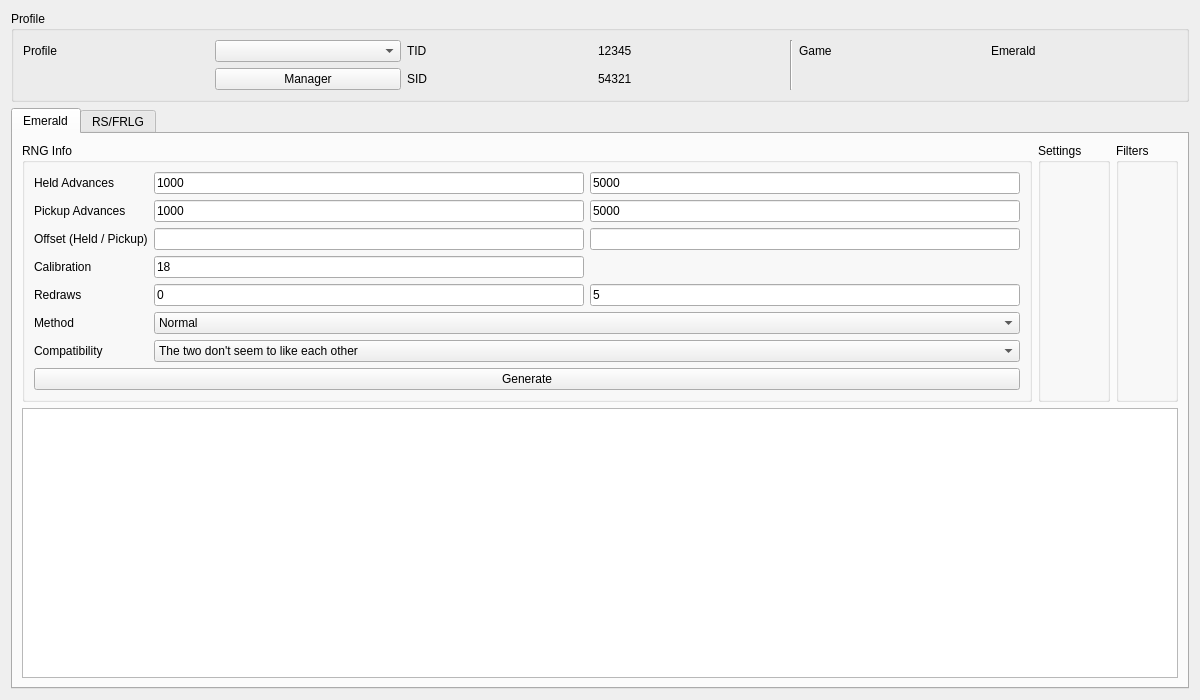
<?xml version="1.0" encoding="UTF-8"?>
<ui version="4.0">
 <class>Eggs3</class>
 <widget class="QWidget" name="Eggs3">
  <property name="geometry">
   <rect>
    <x>0</x>
    <y>0</y>
    <width>1200</width>
    <height>700</height>
   </rect>
  </property>
  <property name="windowTitle">
   <string>Gen 3 Eggs</string>
  </property>
  <layout class="QGridLayout" name="gridLayout">
   <item row="0" column="0">
    <widget class="QGroupBox" name="groupBoxProfile">
     <property name="title">
      <string>Profile</string>
     </property>
     <layout class="QGridLayout" name="gridLayout_13">
      <item row="0" column="0">
       <widget class="QLabel" name="labelProfile">
        <property name="text">
         <string>Profile</string>
        </property>
       </widget>
      </item>
      <item row="0" column="1">
       <widget class="QComboBox" name="comboBoxProfiles"/>
      </item>
      <item row="1" column="1">
       <widget class="QPushButton" name="pushButtonProfileManager">
        <property name="text">
         <string>Manager</string>
        </property>
       </widget>
      </item>
      <item row="0" column="2">
       <widget class="QLabel" name="labelProfileTID">
        <property name="text">
         <string>TID</string>
        </property>
       </widget>
      </item>
      <item row="0" column="3">
       <widget class="QLabel" name="labelProfileTIDValue">
        <property name="text">
         <string notr="true">12345</string>
        </property>
       </widget>
      </item>
      <item row="1" column="2">
       <widget class="QLabel" name="labelProfileSID">
        <property name="text">
         <string>SID</string>
        </property>
       </widget>
      </item>
      <item row="1" column="3">
       <widget class="QLabel" name="labelProfileSIDValue">
        <property name="text">
         <string notr="true">54321</string>
        </property>
       </widget>
      </item>
      <item row="0" column="4" rowspan="2">
       <widget class="Line" name="line">
        <property name="orientation">
         <enum>Qt::Vertical</enum>
        </property>
       </widget>
      </item>
      <item row="0" column="5">
       <widget class="QLabel" name="labelProfileGame">
        <property name="text">
         <string>Game</string>
        </property>
       </widget>
      </item>
      <item row="0" column="6">
       <widget class="QLabel" name="labelProfileGameValue">
        <property name="text">
         <string>Emerald</string>
        </property>
       </widget>
      </item>
     </layout>
    </widget>
   </item>
   <item row="1" column="0">
    <widget class="QTabWidget" name="tabEggSelection">
     <widget class="QWidget" name="tabEmerald">
      <attribute name="title">
       <string>Emerald</string>
      </attribute>
      <layout class="QGridLayout" name="gridLayout_17">
       <item row="0" column="0">
        <widget class="QGroupBox" name="groupBoxEmeraldRNGInfo">
         <property name="title">
          <string>RNG Info</string>
         </property>
         <layout class="QGridLayout" name="gridLayout_2">
          <item row="0" column="0">
           <widget class="QLabel" name="labelEmeraldAdvanceHeld">
            <property name="text">
             <string>Held Advances</string>
            </property>
           </widget>
          </item>
          <item row="0" column="1">
           <widget class="TextBox" name="textBoxEmeraldInitialAdvancesHeld">
            <property name="text">
             <string notr="true">1000</string>
            </property>
           </widget>
          </item>
          <item row="0" column="2">
           <widget class="TextBox" name="textBoxEmeraldMaxAdvancesHeld">
            <property name="text">
             <string notr="true">5000</string>
            </property>
           </widget>
          </item>
          <item row="1" column="0">
           <widget class="QLabel" name="labelEmeraldPickupAdvance">
            <property name="text">
             <string>Pickup Advances</string>
            </property>
           </widget>
          </item>
          <item row="1" column="1">
           <widget class="TextBox" name="textBoxEmeraldInitialAdvancesPickup">
            <property name="text">
             <string notr="true">1000</string>
            </property>
           </widget>
          </item>
          <item row="1" column="2">
           <widget class="TextBox" name="textBoxEmeraldMaxAdvancesPickup">
            <property name="text">
             <string notr="true">5000</string>
            </property>
           </widget>
          </item>
          <item row="2" column="0">
           <widget class="QLabel" name="labelEmeraldOffset">
            <property name="text">
             <string>Offset (Held / Pickup)</string>
            </property>
           </widget>
          </item>
          <item row="2" column="1">
           <widget class="TextBox" name="textBoxEmeraldOffsetHeld"/>
          </item>
          <item row="2" column="2">
           <widget class="TextBox" name="textBoxEmeraldOffsetPickup"/>
          </item>
          <item row="3" column="0">
           <widget class="QLabel" name="labelEmeraldCalibration">
            <property name="text">
             <string>Calibration</string>
            </property>
           </widget>
          </item>
          <item row="3" column="1">
           <widget class="TextBox" name="textBoxEmeraldCalibration">
            <property name="text">
             <string notr="true">18</string>
            </property>
           </widget>
          </item>
          <item row="4" column="0">
           <widget class="QLabel" name="labelEmeraldRedraws">
            <property name="text">
             <string>Redraws</string>
            </property>
           </widget>
          </item>
          <item row="4" column="1">
           <widget class="TextBox" name="textBoxEmeraldMinRedraws">
            <property name="text">
             <string notr="true">0</string>
            </property>
           </widget>
          </item>
          <item row="4" column="2">
           <widget class="TextBox" name="textBoxEmeraldMaxRedraws">
            <property name="text">
             <string notr="true">5</string>
            </property>
           </widget>
          </item>
          <item row="5" column="0">
           <widget class="QLabel" name="labelEmeraldMethod">
            <property name="text">
             <string>Method</string>
            </property>
           </widget>
          </item>
          <item row="5" column="1" colspan="2">
           <widget class="ComboBox" name="comboBoxEmeraldMethod">
            <item>
             <property name="text">
              <string>Normal</string>
             </property>
            </item>
            <item>
             <property name="text">
              <string>Split</string>
             </property>
            </item>
            <item>
             <property name="text">
              <string>Alternate</string>
             </property>
            </item>
           </widget>
          </item>
          <item row="6" column="0">
           <widget class="QLabel" name="labelEmeraldCompatibility">
            <property name="text">
             <string>Compatibility</string>
            </property>
           </widget>
          </item>
          <item row="6" column="1" colspan="2">
           <widget class="ComboBox" name="comboBoxEmeraldCompatibility">
            <item>
             <property name="text">
              <string>The two don't seem to like each other</string>
             </property>
            </item>
            <item>
             <property name="text">
              <string>The two seem to get along</string>
             </property>
            </item>
            <item>
             <property name="text">
              <string>The two seem to get along very well</string>
             </property>
            </item>
           </widget>
          </item>
          <item row="7" column="0" colspan="3">
           <widget class="QPushButton" name="pushButtonEmeraldGenerate">
            <property name="text">
             <string>Generate</string>
            </property>
           </widget>
          </item>
         </layout>
        </widget>
       </item>
       <item row="0" column="1">
        <widget class="QGroupBox" name="groupBoxEmeraldSettings">
         <property name="title">
          <string>Settings</string>
         </property>
         <layout class="QGridLayout" name="gridLayout_5">
          <item row="0" column="0">
           <widget class="EggSettings" name="eggSettingsEmerald" native="true"/>
          </item>
         </layout>
        </widget>
       </item>
       <item row="0" column="2">
        <widget class="QGroupBox" name="groupBoxEmeraldFilters">
         <property name="title">
          <string>Filters</string>
         </property>
         <layout class="QGridLayout" name="gridLayout_4">
          <item row="0" column="0">
           <widget class="Filter" name="filterEmerald" native="true"/>
          </item>
         </layout>
        </widget>
       </item>
       <item row="1" column="0" colspan="3">
        <widget class="TableView" name="tableViewEmerald"/>
       </item>
      </layout>
     </widget>
     <widget class="QWidget" name="tabRSFRLG">
      <attribute name="title">
       <string>RS/FRLG</string>
      </attribute>
      <layout class="QGridLayout" name="gridLayout_15">
       <item row="0" column="0">
        <widget class="QGroupBox" name="groupBoxRSFRLGRNGInfo">
         <property name="title">
          <string>RNG Info</string>
         </property>
         <layout class="QGridLayout" name="gridLayout_6">
          <item row="0" column="0">
           <widget class="QLabel" name="labelRSFRLGSeed">
            <property name="text">
             <string>Seed (Held / Pickup)</string>
            </property>
           </widget>
          </item>
          <item row="0" column="1">
           <widget class="TextBox" name="textBoxRSFRLGSeedHeld">
            <property name="text">
             <string notr="true"/>
            </property>
           </widget>
          </item>
          <item row="0" column="2">
           <widget class="TextBox" name="textBoxRSFRLGSeedPickup">
            <property name="text">
             <string notr="true"/>
            </property>
           </widget>
          </item>
          <item row="1" column="0">
           <widget class="QLabel" name="labelRSFRLGAdvanceHeld">
            <property name="text">
             <string>Held Advances</string>
            </property>
           </widget>
          </item>
          <item row="1" column="1">
           <widget class="TextBox" name="textBoxRSFRLGInitialAdvancesHeld">
            <property name="text">
             <string notr="true">1000</string>
            </property>
           </widget>
          </item>
          <item row="1" column="2">
           <widget class="TextBox" name="textBoxRSFRLGMaxAdvancesHeld">
            <property name="text">
             <string notr="true">5000</string>
            </property>
           </widget>
          </item>
          <item row="2" column="0">
           <widget class="QLabel" name="labelRSFRLGPickupAdvance">
            <property name="text">
             <string>Pickup Advances</string>
            </property>
           </widget>
          </item>
          <item row="2" column="1">
           <widget class="TextBox" name="textBoxRSFRLGInitialAdvancesPickup">
            <property name="text">
             <string notr="true">1000</string>
            </property>
           </widget>
          </item>
          <item row="2" column="2">
           <widget class="TextBox" name="textBoxRSFRLGMaxAdvancesPickup">
            <property name="text">
             <string notr="true">5000</string>
            </property>
           </widget>
          </item>
          <item row="3" column="0">
           <widget class="QLabel" name="labelRSFRLGOffset">
            <property name="text">
             <string>Offset (Held / Pickup)</string>
            </property>
           </widget>
          </item>
          <item row="3" column="1">
           <widget class="TextBox" name="textBoxRSFRLGOffsetHeld"/>
          </item>
          <item row="3" column="2">
           <widget class="TextBox" name="textBoxRSFRLGOffsetPickup"/>
          </item>
          <item row="4" column="0">
           <widget class="QLabel" name="labelRSFRLGMethod">
            <property name="text">
             <string>Method</string>
            </property>
           </widget>
          </item>
          <item row="4" column="1" colspan="2">
           <widget class="ComboBox" name="comboBoxRSFRLGMethod">
            <item>
             <property name="text">
              <string>Normal</string>
             </property>
            </item>
            <item>
             <property name="text">
              <string>Split</string>
             </property>
            </item>
            <item>
             <property name="text">
              <string>Alternate</string>
             </property>
            </item>
            <item>
             <property name="text">
              <string>Mixed</string>
             </property>
            </item>
           </widget>
          </item>
          <item row="5" column="0">
           <widget class="QLabel" name="labelRSFRLGCompatibility">
            <property name="text">
             <string>Compatibility</string>
            </property>
           </widget>
          </item>
          <item row="5" column="1" colspan="2">
           <widget class="ComboBox" name="comboBoxRSFRLGCompatibility">
            <item>
             <property name="text">
              <string>The two don't seem to like each other</string>
             </property>
            </item>
            <item>
             <property name="text">
              <string>The two seem to get along</string>
             </property>
            </item>
            <item>
             <property name="text">
              <string>The two seem to get along very well</string>
             </property>
            </item>
           </widget>
          </item>
          <item row="6" column="0" colspan="3">
           <widget class="QPushButton" name="pushButtonRSFRLGGenerate">
            <property name="text">
             <string>Generate</string>
            </property>
           </widget>
          </item>
         </layout>
        </widget>
       </item>
       <item row="0" column="1">
        <widget class="QGroupBox" name="groupBoxRSFRLGSettings">
         <property name="title">
          <string>Settings</string>
         </property>
         <layout class="QGridLayout" name="gridLayout_7">
          <item row="0" column="0">
           <widget class="EggSettings" name="eggSettingsRSFRLG" native="true"/>
          </item>
         </layout>
        </widget>
       </item>
       <item row="0" column="2">
        <widget class="QGroupBox" name="groupBoxRSFRLGFilters">
         <property name="title">
          <string>Filters</string>
         </property>
         <layout class="QGridLayout" name="gridLayout_3">
          <item row="0" column="0" rowspan="3" colspan="2">
           <widget class="Filter" name="filterRSFRLG" native="true"/>
          </item>
         </layout>
        </widget>
       </item>
       <item row="1" column="0" colspan="3">
        <widget class="TableView" name="tableViewRSFRLG"/>
       </item>
      </layout>
     </widget>
    </widget>
   </item>
  </layout>
 </widget>
 <customwidgets>
  <customwidget>
   <class>TextBox</class>
   <extends>QLineEdit</extends>
   <header>Form/Controls/TextBox.hpp</header>
  </customwidget>
  <customwidget>
   <class>ComboBox</class>
   <extends>QComboBox</extends>
   <header>Form/Controls/ComboBox.hpp</header>
  </customwidget>
  <customwidget>
   <class>TableView</class>
   <extends>QTableView</extends>
   <header>Form/Controls/TableView.hpp</header>
  </customwidget>
  <customwidget>
   <class>Filter</class>
   <extends>QWidget</extends>
   <header>Form/Controls/Filter.hpp</header>
   <container>1</container>
  </customwidget>
  <customwidget>
   <class>EggSettings</class>
   <extends>QWidget</extends>
   <header>Form/Controls/EggSettings.hpp</header>
   <container>1</container>
  </customwidget>
 </customwidgets>
 <tabstops>
  <tabstop>comboBoxProfiles</tabstop>
  <tabstop>pushButtonProfileManager</tabstop>
  <tabstop>tabEggSelection</tabstop>
  <tabstop>textBoxEmeraldInitialAdvancesHeld</tabstop>
  <tabstop>textBoxEmeraldMaxAdvancesHeld</tabstop>
  <tabstop>textBoxEmeraldInitialAdvancesPickup</tabstop>
  <tabstop>textBoxEmeraldMaxAdvancesPickup</tabstop>
  <tabstop>textBoxEmeraldOffsetHeld</tabstop>
  <tabstop>textBoxEmeraldOffsetPickup</tabstop>
  <tabstop>textBoxEmeraldCalibration</tabstop>
  <tabstop>textBoxEmeraldMinRedraws</tabstop>
  <tabstop>textBoxEmeraldMaxRedraws</tabstop>
  <tabstop>comboBoxEmeraldMethod</tabstop>
  <tabstop>comboBoxEmeraldCompatibility</tabstop>
  <tabstop>pushButtonEmeraldGenerate</tabstop>
  <tabstop>tableViewEmerald</tabstop>
  <tabstop>textBoxRSFRLGSeedHeld</tabstop>
  <tabstop>textBoxRSFRLGSeedPickup</tabstop>
  <tabstop>textBoxRSFRLGInitialAdvancesHeld</tabstop>
  <tabstop>textBoxRSFRLGMaxAdvancesHeld</tabstop>
  <tabstop>textBoxRSFRLGInitialAdvancesPickup</tabstop>
  <tabstop>textBoxRSFRLGMaxAdvancesPickup</tabstop>
  <tabstop>textBoxRSFRLGOffsetHeld</tabstop>
  <tabstop>textBoxRSFRLGOffsetPickup</tabstop>
  <tabstop>comboBoxRSFRLGMethod</tabstop>
  <tabstop>comboBoxRSFRLGCompatibility</tabstop>
  <tabstop>pushButtonRSFRLGGenerate</tabstop>
  <tabstop>tableViewRSFRLG</tabstop>
 </tabstops>
 <resources/>
 <connections/>
</ui>
